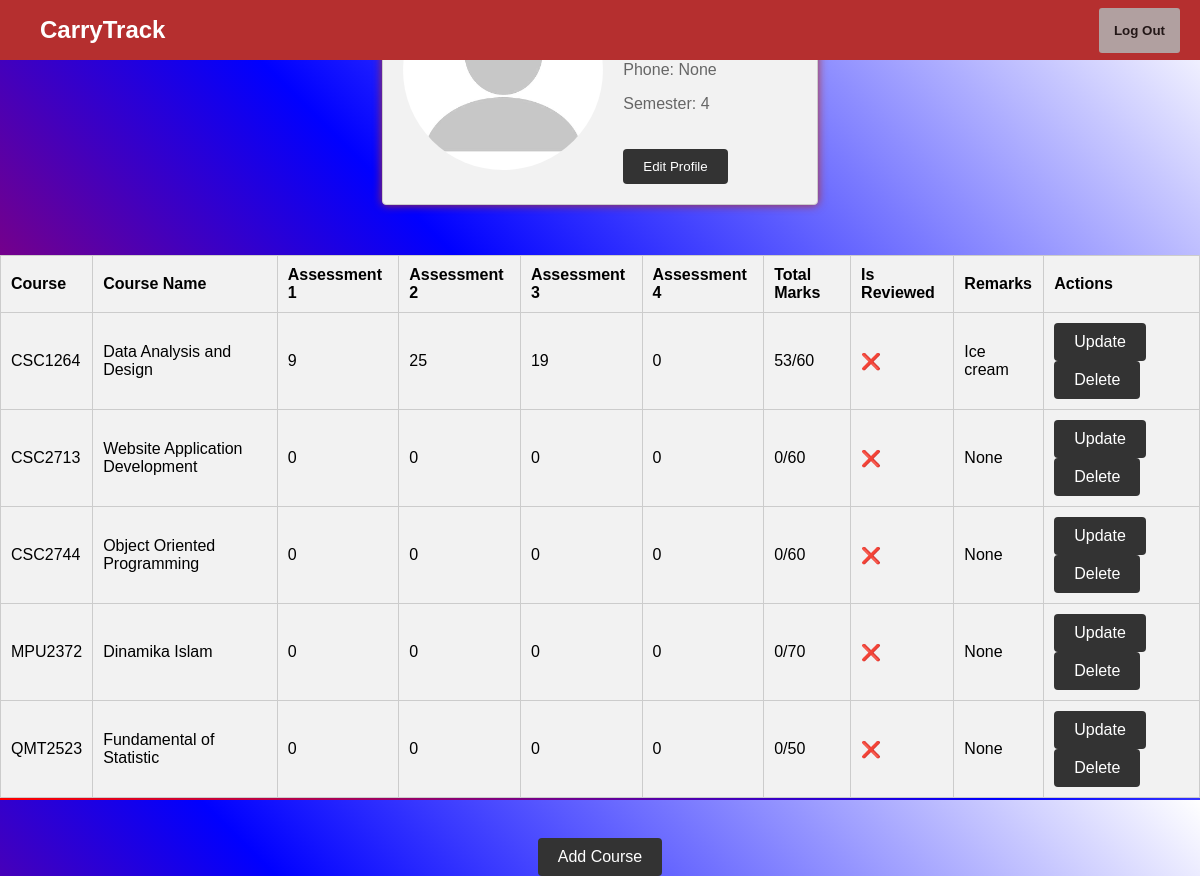
Page /homeStudent/ (signed in) on the committed database.
### carrytrack/models.py (models this page shows)
class Student(models.Model):
    matricID = models.CharField(max_length=10, unique=True, primary_key=True)
    studentName = models.CharField(max_length=50)
    studentPhone = models.CharField(null=True,max_length=12)
    studentImage = models.ImageField(upload_to='media', null=True)
    currentSemester = models.CharField(default='1', max_length=1, validators=[MaxValueValidator(9)])
    password = models.CharField(max_length=50)
    mentorID = models.ForeignKey('Lecturer', on_delete=models.CASCADE, null=True)

class CarryMark(models.Model):
    student = models.ForeignKey('Student', on_delete=models.CASCADE)
    course = models.ForeignKey('Course', on_delete=models.CASCADE)
    assesment1 = models.IntegerField(default=0,null=True,validators=[MaxValueValidator(30)])
    assesment2 = models.IntegerField(default=0,null=True,validators=[MaxValueValidator(30)])
    assesment3 = models.IntegerField(default=0,null=True,validators=[MaxValueValidator(30)])
    assesment4 = models.IntegerField(default=0,null=True,validators=[MaxValueValidator(30)])
    is_reviewed = models.BooleanField(null=True)
    remarks = models.TextField(null=True, blank=True)
    class Meta:
        unique_together = ['student', 'course']

class Course(models.Model):
    courseCode = models.CharField(max_length=10, unique=True, primary_key=True)
    courseName = models.CharField(max_length=50)
    courseCredit = models.IntegerField(default=0, validators=[MaxValueValidator(4)])
    maxCarryMark = models.IntegerField(null=True, validators=[MaxValueValidator(70)])

### carrytrack/views.py (the view)
# urls.py: path('homeStudent/', views.homeStudent, name='homeStudent'),
def homeStudent(request):
    student_matricID = request.session.get('student_matricID')
    if student_matricID:
        try:
            student = Student.objects.get(matricID=student_matricID)
            carrymarks = CarryMark.objects.filter(student=student)
            carrymark_count = carrymarks.count()
            context = {
                'carrymarks': carrymarks,
                'carrymark_count': carrymark_count,
                'student': student,
            }
            return render(request, 'homeStudent.html', context)
        except Student.DoesNotExist:
            return redirect('login')
    else:
        return redirect('login')

### carrytrack/templates/homeStudent.html (shortened to what this page needs)
<!DOCTYPE html>
<html>
   <head>
   </head>
   <body>
      <div class="navbar">
         <div class="logo">
            CarryTrack
         </div>
         <form method="POST" action="{% url 'login' %}">
            <button type="submit">Log Out</button>
         </form>
      </div>
      <div class="container">
         <div class="profile">
            <div class="profile-image">
               {% if student.studentImage %}
               <img src="{{ student.studentImage.url }}" alt="image" />
               {% endif %}
            </div>
            <div class="profile-info">
               <h2>{{ student.studentName }}</h2>
               <p>Matric ID: {{ student.matricID }}</p>
               <p>Phone: {{ student.studentPhone }}</p>
               <p>Semester: {{ student.currentSemester }}</p>
               <form action="{% url 'studentProfile' student.matricID %}" method="GET">
                  <button class="buttonprofile" type="submit">Edit Profile</button>
               </form>
            </div>
         </div>
         {% if carrymarks %}
         <div class="table-section">
            <table>
               <thead>
                  <tr>
                     <th>Course</th>
                     <th>Course Name</th>
                     <th>Assessment 1</th>
                     <th>Assessment 2</th>
                     <th>Assessment 3</th>
                     <th>Assessment 4</th>
                     <th>Total Marks</th>
                     <th>Is Reviewed</th>
                     <th>Remarks</th>
                     <th>Actions</th>
                  </tr>
               </thead>
               <tbody>
                  {% for carrymark in carrymarks %}
                  <tr>
                     <td>{{ carrymark.course.courseCode }}</td>
                     <td>{{ carrymark.course.courseName }}</td>
                     <td>{{ carrymark.assesment1|add:0 }}</td>
                     <td>{{ carrymark.assesment2|add:0 }}</td>
                     <td>{{ carrymark.assesment3|add:0 }}</td>
                     <td>{{ carrymark.assesment4|add:0 }}</td>
                     <td>{{ carrymark.assesment1|add:0|add:carrymark.assesment2|add:0|add:carrymark.assesment3|add:0|add:carrymark.assesment4|add:0 }}/{{ carrymark.course.maxCarryMark }}</td>
                     <td>
                        {% if carrymark.is_reviewed %}
                        <span>&#x2705;</span>
                        {% else %}
                        <span>&#x274C;</span>
                        {% endif %}
                     </td>
                     <td>{{ carrymark.remarks }}</td>
                     <td>
                        <a href="{% url 'update_carrymark' carrymark.pk %}">Update</a>
                        <a href="{% url 'delete_carrymark' carrymark.pk %}">Delete</a>
                     </td>
                  </tr>
                  {% endfor %}
               </tbody>
            </table>
         </div>
         {% else %}
         <div class="welcome-message">
            Not submitted your carrymark yet? Get started.
         </div>
         {% endif %}
         <div class="add-course-button-section">
            <a href="{% url 'add_course' %}" class="add-course-button">Add Course</a>
         </div>
      </div>
   </body>
</html>

### carrytrack/templates/homeStudent.html (style rules this page uses)
* { box-sizing: border-box; }
html, body { margin: 0; padding: 0; height: 100%; font-family: Arial, sans-serif; background: linear-gradient(45deg, royalblue, #FFFFFF, #0000FF); }
body { display: flex; justify-content: center; align-items: center; }
.navbar { background-color: #b52f2f; width: 100%; position: fixed; top: 0; left: 0; height: 60px; display: flex; justify-content: space-between; align-items: center; padding: 0 20px; box-sizing: border-box; }
.logo { float: left; padding: 20px; color: white; font-size: 24px; font-weight: bold; cursor: pointer; flex-grow: 1; }
.container { display: flex; flex-direction: column; align-items: center; margin-top: 15px; }
.profile { display: flex; align-items: center; margin-bottom: 50px; border: 1px solid #ccc; padding: 20px; border-radius: 4px; background-color: #f2f2f2; box-shadow: #b52f2f 0px 0px 10px; }
.profile-image { flex-shrink: 0; margin-right: 20px; }
.profile-info { flex-grow: 1; }
.profile img { width: 200px; height: 200px; object-fit: cover; border-radius: 50%; }
.profile h2 { margin-top: 20px; font-size: 24px; }
.profile p { margin-top: 10px; font-size: 16px; color: #666; }
button.buttonprofile { align-self: flex-end; margin-top: 20px; padding: 10px 20px; background-color: #333; color: #fff; text-decoration: none; border: none; border-radius: 4px; cursor: pointer; }
.add-course-button { display: inline-block; margin-top: 20px; padding: 10px 20px; background-color: #333; color: #fff; text-decoration: none; border-radius: 4px; }
table { width: 100%; border-collapse: collapse; margin-bottom: 20px; background-color: #f2f2f2; }
table th, table td { padding: 10px; border: 1px solid #ccc; }
table th { background-color: #f2f2f2; text-align: left; }
table td a { display: inline-block; padding: 10px 20px; background-color: #333; color: #fff; text-decoration: none; border-radius: 4px; }
html, body { margin: 0; padding: 0; height: 100%; font-family: Arial, sans-serif; background: linear-gradient(45deg, #FF0000, #0000FF, #FFFFFF); }
.navbar form { margin-left: auto; display: flex; align-items: right; }
.navbar form button { padding: 15px; background-color: #b1a0a0; color: #231717; border: none; font-weight: bold; border-radius: 3px; cursor: pointer; margin-left: 10px; }

### rows in the picture
Student: studentImage (placeholder picture), studentPhone "None", currentSemester "4"
CarryMark: course.courseCode "CSC1264", course.courseName "Data Analysis and Design", assesment1|add "9", assesment2|add "25", assesment3|add "19", assesment4|add "0", assesment1|add "53", course.maxCarryMark "60", remarks "Ice cream"
CarryMark: course.courseCode "CSC2713", course.courseName "Website Application Development", assesment1|add "0", assesment2|add "0", assesment3|add "0", assesment4|add "0", course.maxCarryMark "60", remarks "None"
CarryMark: course.courseCode "CSC2744", course.courseName "Object Oriented Programming", assesment1|add "0", assesment2|add "0", assesment3|add "0", assesment4|add "0", course.maxCarryMark "60", remarks "None"
CarryMark: course.courseCode "MPU2372", course.courseName "Dinamika Islam", assesment1|add "0", assesment2|add "0", assesment3|add "0", assesment4|add "0", course.maxCarryMark "70", remarks "None"
CarryMark: course.courseCode "QMT2523", course.courseName "Fundamental of Statistic", assesment1|add "0", assesment2|add "0", assesment3|add "0", assesment4|add "0", course.maxCarryMark "50", remarks "None"
